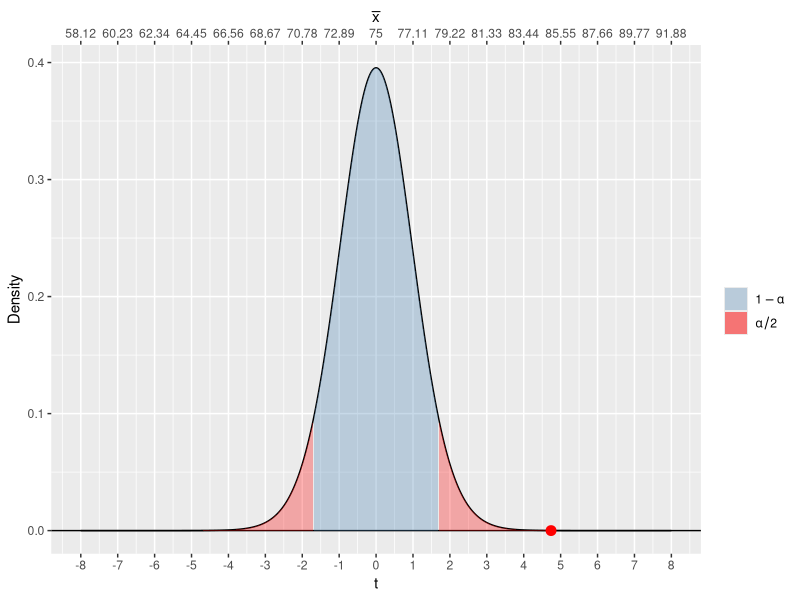
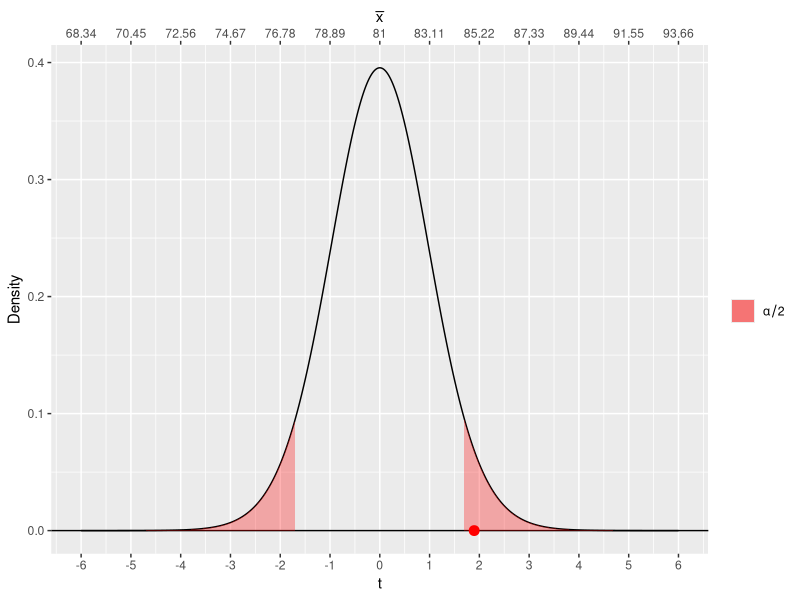
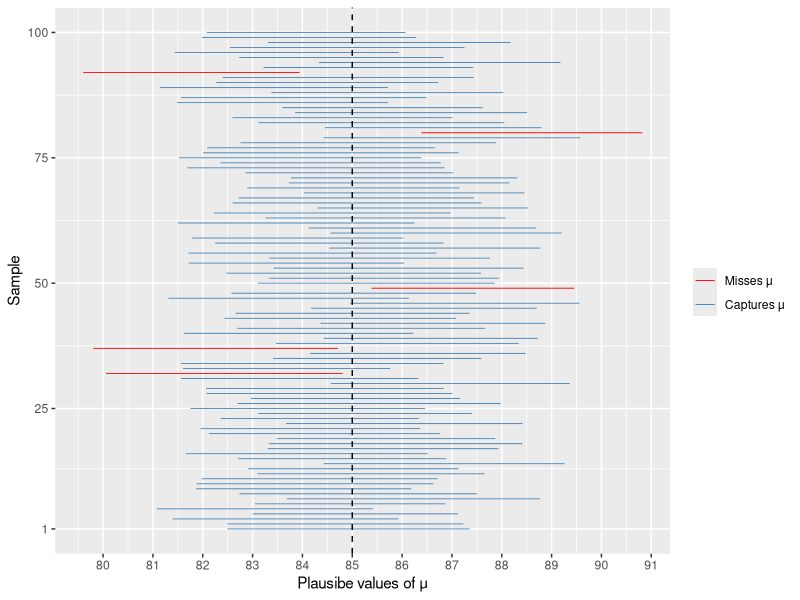

Reproduce these figures in R, in order.
## ---- chunk 1
#| include: false
library(tidyverse)
library(palmerpenguins)
## ---- chunk 2
#| include: false
set.seed(7272)
repeat {
    Grade <- sample(60:100, 30, replace = TRUE)
    if (mean(Grade)== 85){
        break
    }
}
## ---- chunk 3
#| include: false
set.seed(7272)

mu0 <- 75
x.bar <- mean(Grade)
s <- sd(Grade)
n <- 30
t.stat <- (x.bar - mu0)/(s/sqrt(n))
alpha <- 0.05
t.critical <- qt(1-alpha, df=n-1)

ggdat <- tibble(t = seq(-8, 8, length.out=1000)) |>
    mutate(pdf.h0 = dt(t, df=n-1))

t.breaks <- seq(-8, 8, 1)
xbar.breaks <- round(t.breaks * (s/sqrt(n)) + mu0, 2)
ts <- rep(NA, 1000)

for (i in 1:1000){
    curr.sample <- sample(Grade, size=n, replace=T) 
    ts[i] <- (mean(curr.sample) - mu0)/(s/sqrt(n))
}
## ---- chunk 4
#| label: fig-ttest
#| echo: false
#| fig-cap: "Distribution of t-statistic under $\\mu_0 = 75$"
#| fig-width: 8
#| fig-height: 5
#| scale: "80%"
#| fig-align: "center"
#| size: scriptsize

ggplot(ggdat) +
    geom_line(aes(x=t, y=pdf.h0))+ 
    geom_hline(yintercept=0)+
    geom_ribbon(data=ggdat |> 
        filter(t >= -t.critical & t <= t.critical),
        aes(x=t, ymin=0, ymax=pdf.h0, 
        fill="1-alpha"), alpha=0.3) +
    geom_ribbon(data=ggdat |> filter(t >= t.critical),
                aes(x=t, ymin=0, ymax= pdf.h0, fill="rejection"), alpha=0.3) +
    geom_ribbon(data=ggdat |> filter(t <= -t.critical),
                aes(x=t, ymin=0, ymax= pdf.h0, fill="rejection"), alpha=0.3) +
    geom_point(data=tibble(x=t.stat, y=0),
                aes(x=x, y=y), color="red", size=3)+
    scale_x_continuous("t", breaks=t.breaks,
                        sec.axis = sec_axis(~., bquote (bar(x)),breaks=t.breaks, 
                        labels=xbar.breaks))+
    scale_fill_manual(
        values = c("rejection" = "red", "1-alpha" = "steelblue"),
        labels = c("rejection" = expression(alpha/2), 
                    "1-alpha" = expression(1 - alpha))
    )+
    labs(y = "Density", fill="")
## ---- chunk 5
#| include: false
set.seed(7272)

mu0 <- 81
x.bar <- mean(Grade)
s <- sd(Grade)
n <- 30
t.stat <- (x.bar - mu0)/(s/sqrt(n))
alpha <- 0.05
t.critical <- qt(1-alpha, df=n-1)

ggdat <- tibble(t = seq(-6, 6, length.out=1000)) |>
    mutate(pdf.h0 = dt(t, df=n-1))

t.breaks <- seq(-6, 6, 1)
xbar.breaks <- round(t.breaks * (s/sqrt(n)) + mu0, 2)
ts <- rep(NA, 1000)

for (i in 1:1000){
    curr.sample <- sample(Grade, size=n, replace=T) 
    ts[i] <- (mean(curr.sample) - mu0)/(s/sqrt(n))
}
## ---- chunk 6
#| label: fig-ttest1
#| echo: false
#| fig-cap: "Distribution of t-statistic under $\\mu_0 = 81$"
#| fig-width: 8
#| fig-height: 5
#| scale: "80%"
#| fig-align: "center"
#| size: scriptsize

ggplot(ggdat) +
    geom_line(aes(x=t, y=pdf.h0))+ 
    geom_hline(yintercept=0)+
    geom_ribbon(data=ggdat |> filter(t >= t.critical),
                aes(x=t, ymin=0, ymax= pdf.h0, fill="rejection"), alpha=0.3) +
    geom_ribbon(data=ggdat |> filter(t <= -t.critical),
                aes(x=t, ymin=0, ymax= pdf.h0, fill="rejection"), alpha=0.3) +
    geom_point(data=tibble(x=t.stat, y=0),
                aes(x=x, y=y), color="red", size=3)+
    scale_x_continuous("t", breaks=t.breaks,
                        sec.axis = sec_axis(~., bquote (bar(x)),breaks=t.breaks, 
                        labels=xbar.breaks))+
    scale_fill_manual(
        values = c("rejection" = "red"),labels = c("rejection" = expression(alpha/2))
)+
    labs(y = "Density", fill="")
## ---- chunk 7
#| include: false
set.seed(7272)

n = 100
mu = 85
sigma = sd(Grade)
ci_lb  <- rep(NA, 100)
ci_ub <- rep(NA, 100)
result <- rep (NA, 100)

for (i in 1:100){
    curr.dat <- rnorm(n, mean = mu, sd = sigma)
    ci = t.test(curr.dat)$conf.int
    result[i] <- (ci[1]<= mu) & (mu <= ci[2])
    ci_lb[i]  <- ci[1]
    ci_ub[i] <- ci[2]
}

ci_dat <- tibble(sim = 1:100,
                 ci_lb = ci_lb,
                 ci_ub = ci_ub,
                 captures = result)
## ---- chunk 8
#| label: fig-ci
#| echo: false
#| fig-cap: "100 simulated 95% CIs drawn from a normal distribution with $\\mu = 85$"
#| fig-width: 8
#| fig-height: 5
#| scale: "80%"
#| fig-align: "center"
#| size: scriptsize

# i used claude to help with this visualization
ggplot(ci_dat, aes(y = sim)) +
    geom_segment(aes(x = ci_lb, xend = ci_ub,
                     y = sim, yend = sim,
                     color = captures),
                 linewidth = 0.3) +
    geom_vline(xintercept = mu, linetype = "dashed", linewidth = 0.5) +
    scale_color_manual(
        values = c("TRUE" = "steelblue", "FALSE" = "red"),
        labels = c("TRUE" = "Captures \u03bc", "FALSE" = "Misses \u03bc")
    ) +
    scale_y_continuous(breaks = c(1, 25, 50, 75, 100)) +
    scale_x_continuous(breaks = seq(70, 150, 1)) +
    labs(x = "Plausibe values of \u03bc", y = "Sample", color = "")
